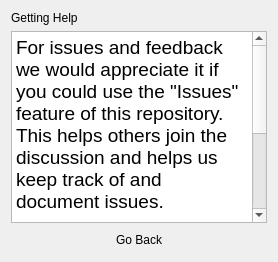
       <widget class="QWidget" name="getting_help">
        <layout class="QVBoxLayout" name="verticalLayout_14">
         <item>
          <widget class="QLabel" name="label_12">
           <property name="styleSheet">
            <string notr="true">font: 20pt &quot;Segoe UI&quot;;</string>
           </property>
           <property name="text">
            <string>Getting Help</string>
           </property>
          </widget>
         </item>
         <item>
          <widget class="QTextBrowser" name="textBrowser_5">
           <property name="html">
            <string>&lt;!DOCTYPE HTML PUBLIC &quot;-//W3C//DTD HTML 4.0//EN&quot; &quot;http://www.w3.org/TR/REC-html40/strict.dtd&quot;&gt;
&lt;html&gt;&lt;head&gt;&lt;meta name=&quot;qrichtext&quot; content=&quot;1&quot; /&gt;&lt;meta charset=&quot;utf-8&quot; /&gt;&lt;style type=&quot;text/css&quot;&gt;
p, li { white-space: pre-wrap; }
hr { height: 1px; border-width: 0; }
li.unchecked::marker { content: &quot;\2610&quot;; }
li.checked::marker { content: &quot;\2612&quot;; }
&lt;/style&gt;&lt;/head&gt;&lt;body style=&quot; font-family:'Segoe UI'; font-size:9pt; font-weight:400; font-style:normal;&quot;&gt;
&lt;p style=&quot; margin-top:12px; margin-bottom:12px; margin-left:0px; margin-right:0px; -qt-block-indent:0; text-indent:0px;&quot;&gt;&lt;span style=&quot; font-size:14pt;&quot;&gt;For issues and feedback we would appreciate it if you could use the &amp;quot;Issues&amp;quot; feature of this repository. This helps others join the discussion and helps us keep track of and document issues.&lt;/span&gt;&lt;/p&gt;
&lt;h3 style=&quot; margin-top:14px; margin-bottom:12px; margin-left:0px; margin-right:0px; -qt-block-indent:0; text-indent:0px;&quot;&gt;&lt;a name=&quot;user-content-email&quot;&gt;&lt;/a&gt;&lt;span style=&quot; font-size:14pt; font-weight:700;&quot;&gt;E&lt;/span&gt;&lt;span style=&quot; font-size:14pt; font-weight:700;&quot;&gt;mail&lt;/span&gt;&lt;/h3&gt;
&lt;p style=&quot; margin-top:12px; margin-bottom:12px; margin-left:0px; margin-right:0px; -qt-block-indent:0; text-indent:0px;&quot;&gt;&lt;span style=&quot; font-size:14pt;&quot;&gt;Entity account &lt;/span&gt;&lt;span style=&quot; font-family:'Courier New'; font-size:14pt;&quot;&gt;@sandia.gov: snl-quest&lt;/span&gt;&lt;/p&gt;
&lt;p style=&quot; margin-top:12px; margin-bottom:12px; margin-left:0px; margin-right:0px; -qt-block-indent:0; text-indent:0px;&quot;&gt;&lt;span style=&quot; font-size:14pt;&quot;&gt;Project maintainer (Tu Nguyen) &lt;/span&gt;&lt;span style=&quot; font-family:'Courier New'; font-size:14pt;&quot;&gt;@sandia.gov: tunguy&lt;/span&gt;&lt;/p&gt;&lt;/body&gt;&lt;/html&gt;</string>
           </property>
          </widget>
         </item>
         <item alignment="Qt::AlignHCenter">
          <widget class="QPushButton" name="help_back">
           <property name="text">
            <string>Go Back</string>
           </property>
           <property name="flat">
            <bool>true</bool>
           </property>
          </widget>
         </item>
        </layout>
       </widget>
